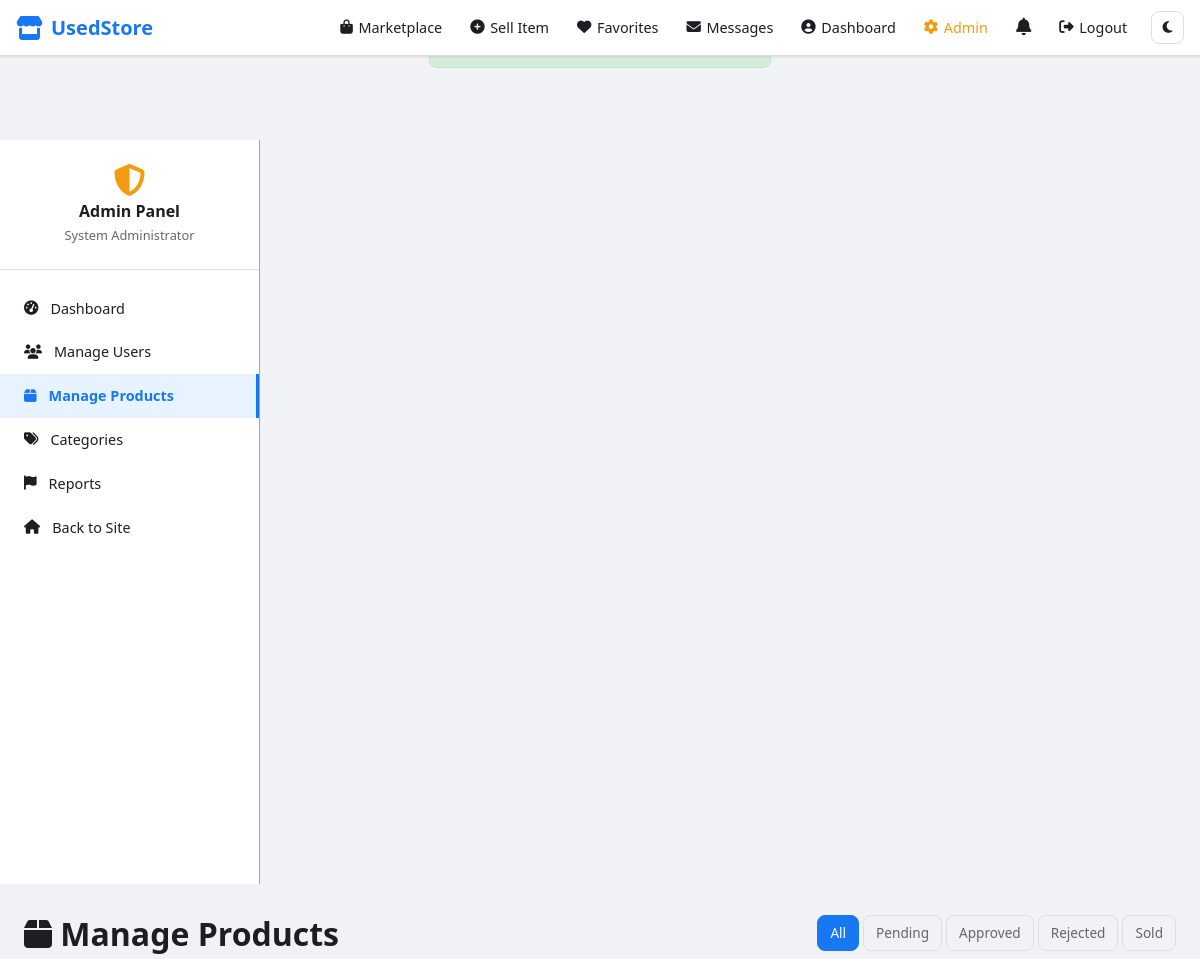
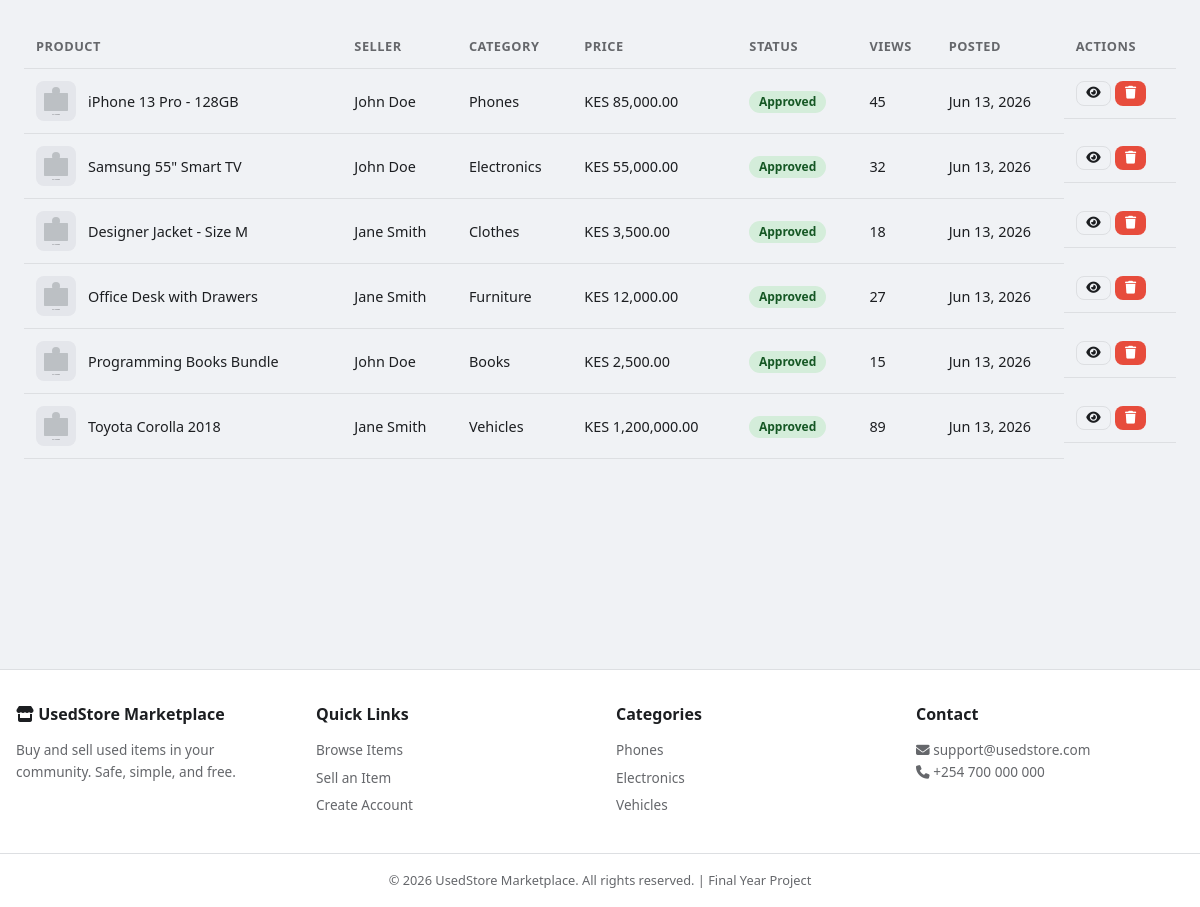
/admin/products.php (signed in), run on the app's committed database (2 pictures, top to bottom).
### tables this page shows
CREATE TABLE products (
    id          INT AUTO_INCREMENT PRIMARY KEY,
    user_id     INT NOT NULL,
    category_id INT NOT NULL,
    title       VARCHAR(200) NOT NULL,
    description TEXT NOT NULL,
    price       DECIMAL(10, 2) NOT NULL,
    location    VARCHAR(150) NOT NULL,
    condition_type ENUM('new', 'used') NOT NULL DEFAULT 'used',
    status      ENUM('pending', 'approved', 'rejected', 'sold') NOT NULL DEFAULT 'pending',
    views       INT NOT NULL DEFAULT 0,
    date_posted TIMESTAMP DEFAULT CURRENT_TIMESTAMP,
    updated_at  TIMESTAMP DEFAULT CURRENT_TIMESTAMP ON UPDATE CURRENT_TIMESTAMP,
    FOREIGN KEY (user_id) REFERENCES users(id) ON DELETE CASCADE,
    FOREIGN KEY (category_id) REFERENCES categories(id) ON DELETE RESTRICT,
    INDEX idx_status (status),
    INDEX idx_price (price),
    INDEX idx_location (location),
    INDEX idx_date_posted (date_posted)
);

CREATE TABLE users (
    id              INT AUTO_INCREMENT PRIMARY KEY,
    full_name       VARCHAR(100) NOT NULL,
    email           VARCHAR(150) NOT NULL UNIQUE,
    phone           VARCHAR(20) NOT NULL,
    password        VARCHAR(255) NOT NULL,
    profile_picture VARCHAR(255) DEFAULT 'default-avatar.png',
    role            ENUM('user', 'admin') NOT NULL DEFAULT 'user',
    status          ENUM('active', 'blocked') NOT NULL DEFAULT 'active',
    created_at      TIMESTAMP DEFAULT CURRENT_TIMESTAMP,
    updated_at      TIMESTAMP DEFAULT CURRENT_TIMESTAMP ON UPDATE CURRENT_TIMESTAMP
);

CREATE TABLE categories (
    id          INT AUTO_INCREMENT PRIMARY KEY,
    name        VARCHAR(50) NOT NULL UNIQUE,
    slug        VARCHAR(50) NOT NULL UNIQUE,
    icon        VARCHAR(50) DEFAULT 'fa-tag',
    created_at  TIMESTAMP DEFAULT CURRENT_TIMESTAMP
);

### includes/functions.php (called while the page is built, shortened)
<?php
function sanitize(string $input): string
{
    return htmlspecialchars(trim($input), ENT_QUOTES, 'UTF-8');
}
function formatPrice(float $price): string
{
    return 'KES ' . number_format($price, 2);
}
function timeAgo(string $datetime): string
{
    $time = strtotime($datetime);
    $diff = time() - $time;
    return date('M j, Y', $time);
}
function getProductImage(?string $path, string $type = 'products'): string
{
    return SITE_URL . '/assets/images/default-product.svg';
}
function csrfToken(): string
{
    return $_SESSION['csrf_token'];
}

### admin/products.php (the view, shortened to what this page needs)
<?php
require_once __DIR__ . '/../includes/functions.php';
$filter = $_GET['status'] ?? '';
$sql = "SELECT p.*, u.full_name AS seller_name, c.name AS category_name,
               (SELECT image_path FROM product_images WHERE product_id = p.id AND is_primary = 1 LIMIT 1) AS image
        FROM products p
        JOIN users u ON p.user_id = u.id
        JOIN categories c ON p.category_id = c.id";
$params = [];
$sql .= ' ORDER BY p.date_posted DESC';
$stmt = $pdo->prepare($sql);
$stmt->execute($params);
$products = $stmt->fetchAll();
require_once __DIR__ . '/../includes/header.php';
require_once __DIR__ . '/sidebar.php';
?>
<div class="dashboard-content">
    <div class="dashboard-header">
        <h1><i class="fas fa-box"></i> Manage Products</h1>
        <div class="filter-tabs">
            <a href="?" class="<?= !$filter ? 'active' : '' ?>">All</a>
            <a href="?status=pending" class="<?= $filter === 'pending' ? 'active' : '' ?>">Pending</a>
            <a href="?status=approved" class="<?= $filter === 'approved' ? 'active' : '' ?>">Approved</a>
            <a href="?status=rejected" class="<?= $filter === 'rejected' ? 'active' : '' ?>">Rejected</a>
            <a href="?status=sold" class="<?= $filter === 'sold' ? 'active' : '' ?>">Sold</a>
        </div>
    </div>
    <div class="table-responsive">
        <table class="data-table">
            <thead>
                <tr>
                    <th>Product</th>
                    <th>Seller</th>
                    <th>Category</th>
                    <th>Price</th>
                    <th>Status</th>
                    <th>Views</th>
                    <th>Posted</th>
                    <th>Actions</th>
                </tr>
            </thead>
            <tbody>
                <?php foreach ($products as $p): ?>
                    <tr>
                        <td>
                            <div class="table-item">
                                <img src="<?= getProductImage($p['image']) ?>" alt="">
                                <span><?= sanitize($p['title']) ?></span>
                            </div>
                        </td>
                        <td><?= sanitize($p['seller_name']) ?></td>
                        <td><?= sanitize($p['category_name']) ?></td>
                        <td><?= formatPrice($p['price']) ?></td>
                        <td><span class="status-badge status-<?= $p['status'] ?>"><?= ucfirst($p['status']) ?></span></td>
                        <td><?= $p['views'] ?></td>
                        <td><?= timeAgo($p['date_posted']) ?></td>
                        <td class="actions">
                            <a href="<?= SITE_URL ?>/pages/item.php?id=<?= $p['id'] ?>" class="btn btn-sm btn-outline">
                                <i class="fas fa-eye"></i>
                            </a>
                            <a href="?delete=<?= $p['id'] ?>&token=<?= csrfToken() ?>"
                               class="btn btn-sm btn-danger" onclick="return confirm('Delete this product?')">
                                <i class="fas fa-trash"></i>
                            </a>
                        </td>
                    </tr>
                <?php endforeach; ?>
            </tbody>
        </table>
    </div>
</div>
</div>
<?php require_once __DIR__ . '/../includes/footer.php'; ?>

### assets/css/style.css (style rules this page uses)
:root { --primary: #1877f2; --primary-dark: #166fe5; --primary-light: #e7f3ff; --secondary: #42b72a; --danger: #e74c3c; --warning: #f39c12; --success: #27ae60; --bg: #f0f2f5; --bg-card: #ffffff; --text: #1c1e21; --text-muted: #65676b; --border: #dddfe2; --shadow: 0 1px 2px rgba(0,0,0,.1); --shadow-lg: 0 4px 12px rgba(0,0,0,.15); --radius: 8px; --radius-lg: 12px; --nav-height: 56px; --transition: 0.2s ease; --font: 'Segoe UI', system-ui, -apple-system, sans-serif; }
*, *::before, *::after { box-sizing: border-box; margin: 0; padding: 0; }
html { scroll-behavior: smooth; }
body { font-family: var(--font); background: var(--bg); color: var(--text); line-height: 1.6; min-height: 100vh; display: flex; flex-direction: column; }
a { color: var(--primary); text-decoration: none; }
img { max-width: 100%; height: auto; display: block; }
.btn { display: inline-flex; align-items: center; gap: 0.4rem; padding: 0.5rem 1rem; border: none; border-radius: var(--radius); font-size: 0.9rem; font-weight: 600; cursor: pointer; transition: all var(--transition); text-decoration: none; font-family: inherit; }
.btn-outline { background: transparent; border: 1px solid var(--border); color: var(--text); }
.btn-danger { background: var(--danger); color: #fff; }
.btn-sm { padding: 0.3rem 0.6rem; font-size: 0.8rem; }
.dashboard-content { flex: 1; padding: 1.5rem; min-width: 0; }
.dashboard-header { display: flex; justify-content: space-between; align-items: center; margin-bottom: 1.5rem; flex-wrap: wrap; gap: 1rem; }
.table-responsive { overflow-x: auto; }
.data-table { width: 100%; border-collapse: collapse; font-size: 0.9rem; }
.data-table th, .data-table td { padding: 0.75rem; text-align: left; border-bottom: 1px solid var(--border); }
.data-table th { background: var(--bg); font-weight: 600; font-size: 0.8rem; text-transform: uppercase; letter-spacing: 0.5px; color: var(--text-muted); }
.table-item { display: flex; align-items: center; gap: 0.75rem; }
.table-item img { width: 40px; height: 40px; border-radius: var(--radius); object-fit: cover; }
.actions { display: flex; gap: 0.25rem; white-space: nowrap; }
.status-badge, .role-badge { padding: 0.15rem 0.6rem; border-radius: 20px; font-size: 0.75rem; font-weight: 600; }
.status-active, .status-approved { background: #d4edda; color: #155724; }
.filter-tabs { display: flex; gap: 0.25rem; }
.filter-tabs a { padding: 0.4rem 0.75rem; border-radius: var(--radius); font-size: 0.85rem; color: var(--text-muted); text-decoration: none; border: 1px solid var(--border); }
.filter-tabs a.active, .filter-tabs a:hover { background: var(--primary); color: #fff; border-color: var(--primary); text-decoration: none; }

### data on the page
products: title "iPhone 13 Pro - 128GB", user.full_name "John Doe", category.name "Phones", price "KES 85,000.00", status "Approved", views "45", date_posted "Jun 13, 2026"
products: title "Samsung 55\" Smart TV", user.full_name "John Doe", category.name "Electronics", price "KES 55,000.00", status "Approved", views "32", date_posted "Jun 13, 2026"
products: title "Designer Jacket - Size M", user.full_name "Jane Smith", category.name "Clothes", price "KES 3,500.00", status "Approved", views "18", date_posted "Jun 13, 2026"
products: title "Office Desk with Drawers", user.full_name "Jane Smith", category.name "Furniture", price "KES 12,000.00", status "Approved", views "27", date_posted "Jun 13, 2026"
products: title "Programming Books Bundle", user.full_name "John Doe", category.name "Books", price "KES 2,500.00", status "Approved", views "15", date_posted "Jun 13, 2026"
products: title "Toyota Corolla 2018", user.full_name "Jane Smith", category.name "Vehicles", price "KES 1,200,000.00", status "Approved", views "89", date_posted "Jun 13, 2026"

### other printed values
$_SESSION['user_name'] "System Administrator"
